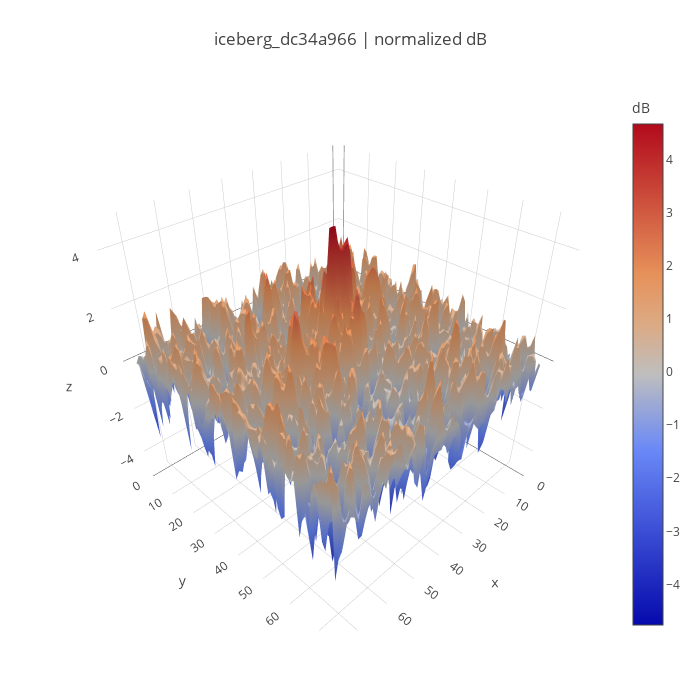

Notebook cell for this chart:
### Code cell
ice_mean = 0.0 if np.isclose(iceberg.mean(), 0.) else iceberg.mean()
ice_std = 0.0 if np.isclose(iceberg.std(), 1.) else iceberg.std()
print('mean', ice_mean, 'std', iceberg.std())
plot_3d_example(ice2d, 'iceberg_{} | '.format(ice_id)+tnorm)

### Figure 1 — Plotly figure (JSON) as saved in the notebook; plotly's stock layout.template omitted (floating-point values rounded to 4 significant figures; data arrays with more than 128 entries replaced by an {"elided": "..."} marker saying what was removed)
{"data": [{"colorbar": {"title": "dB"}, "type": "surface", "z": {"elided": "75x75 float values"}}], "layout": {"autosize": false, "height": 700, "margin": {"b": 65, "l": 65, "r": 50, "t": 90}, "title": "iceberg_dc34a966 | normalized dB", "width": 700}}
